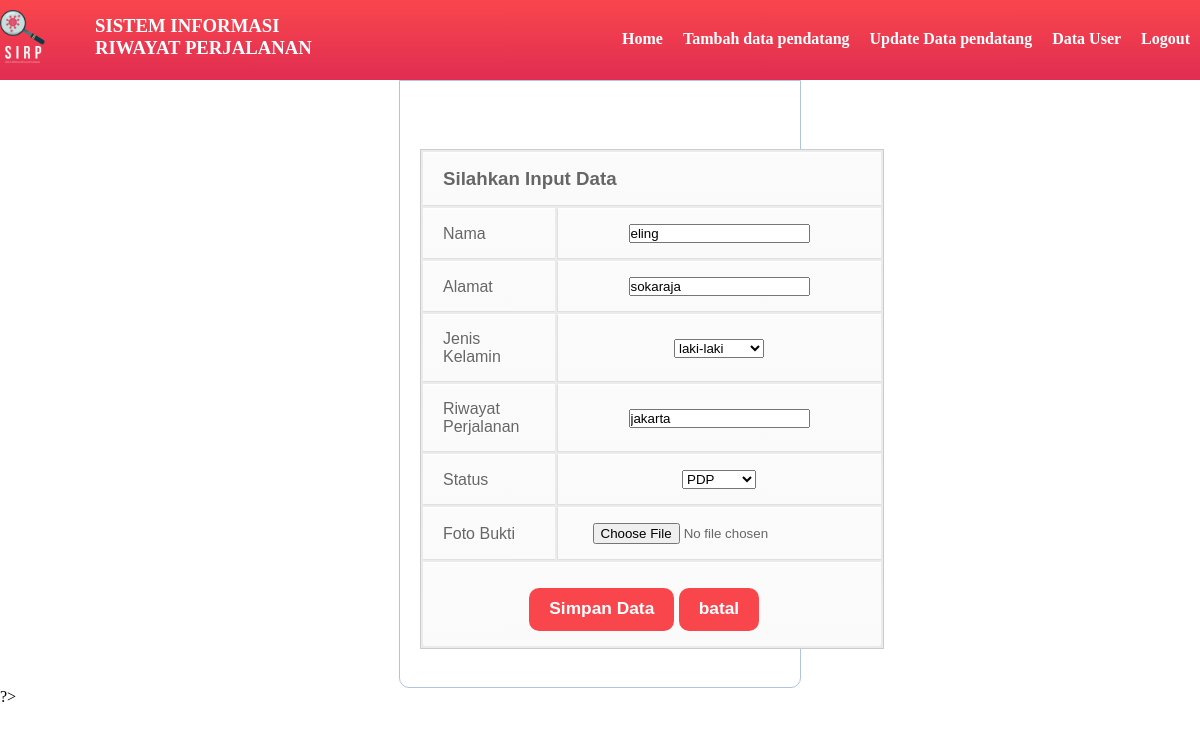
Screenshot of /Admin/update.php?id=1 (signed in) with the database file from the repository.
### tables this page shows
CREATE TABLE `data_riwayat` (
  `id` int(11) NOT NULL,
  `nama` varchar(50) NOT NULL,
  `alamat` varchar(50) NOT NULL,
  `jekel` varchar(20) NOT NULL,
  `riwayat` varchar(50) NOT NULL,
  `status` varchar(20) NOT NULL,
  `foto` varchar(100) NOT NULL
);

### Admin/koneksi.php (called while the page is built, shortened)
<?php $koneksi = new mysqli("localhost","root","","tubes");
function query($query)
{
    global $koneksi;
    $result = mysqli_query($koneksi, $query);
    $rows = [];
    while ($row = mysqli_fetch_assoc($result)) {
        $rows[] = $row;
    }
    return $rows;
}
?>

### Admin/update.php (the view, shortened to what this page needs)
<?php
include 'koneksi.php';
abs((int)$id = $_GET["id"]);
$data = query("SELECT * FROM data_riwayat WHERE id = $id")[0];
?>
<!DOCTYPE html>
<head>
<link rel="stylesheet" type="text/css" href="style.css">
</head>
<body>
<?php
		include 'navbar.php';
		 ?>
    <form action="" method="POST" enctype="multipart/form-data">
		<br>
		<table align="center">
		<tr>
     		<td colspan="2" align="center"><h3>Silahkan Input Data</h3></td>
		</tr>
		<tr>
    		<td>Nama</td>
    		<td><input type="text" name="nama" id="nama" placeholder="" value="<?php echo $data['nama'] ?>"></td>
		</tr>
		<tr>
    		<td>Alamat</td>
    		<td><input type="text" name="alamat" id="alamat" value="<?php echo $data['alamat'] ?>"></td>
		</tr>
		<tr>
    		<td>Jenis Kelamin</td>
    		<td>
			<select name="jekel" >
				<option><?php echo $data['jekel'] ?></option>
			</select>
		</tr>
		<tr>
    		<td>Riwayat Perjalanan</td>
    		<td><input type="text" name="riwayat" value="<?php echo $data['riwayat'] ?>"></td>
		</tr>
		<tr>
    		<td>Status</td>
    		<td>
			<select name="status" >
				<option value="<?php echo $data['status'] ?>"><?php echo $data['status'] ?></option>
			</select>
		</tr>
		<tr>
    		<td>Foto Bukti</td>
    		<td><input type="file" name="foto"></td>
		</tr>
		    <td colspan="2" align="center">
		    <center><button type="submit" name="edit" class="button">Simpan Data</button>
		    <button type="submit" name="batal" class="button">batal</button></center>
		    </td>
		</table>
		<br>
	</form>
	 ?>
</body>

### Admin/style.css (style rules this page uses)
* { margin: 0; padding: 0; list-style: none; text-decoration: none; }
table { font-family: Arial, Helvetica, sans-serif; margin:0 auto; color: #666; margin-top: 30px; text-shadow: 1px 1px 0px #fff; background: #eaebec; border: #ccc 1px solid; }
table tr { text-align: center; padding-left: 20px; }
table td:first-child { text-align: left; padding-left: 20px; border-left: 0; }
table td { padding: 15px 35px; border-top: 1px solid #ffffff; border-bottom: 1px solid #e0e0e0; border-left: 1px solid #e0e0e0; background: #fafafa; background: -webkit-gradient(linear, left top, left bottom, from(#fbfbfb), to(#fafafa)); background: -moz-linear-gradient(top, #fbfbfb, #fafafa); }
table tr:last-child td { border-bottom: 0; }
table tr:last-child td:first-child { -moz-border-radius-bottomleft: 3px; -webkit-border-bottom-left-radius: 3px; border-bottom-left-radius: 3px; }
table tr:last-child td:last-child { -moz-border-radius-bottomright: 3px; -webkit-border-bottom-right-radius: 3px; border-bottom-right-radius: 3px; }
.button { background: #F9464C; border-top: none; border-right: none; border-left: none; border-radius: 5px; padding: 10px 20px; font-size: 13pt; border-bottom:0px solid #454545; margin-top: 10px; color: white; font-weight: bold; border-radius:10px; cursor: pointer; }
.button::after { content: ''; display: block; width: 0px; height: 2px; background-color: #FFFFFF; color: #FFFFFF; transition: width .3s }
form, .content { width: 30%; margin: 0px auto; padding: 20px; border: 1px solid #B0C4DE; background: white; border-radius: 0px 0px 10px 10px; }

### rows the page displays
data_riwayat: nama "eling", alamat "sokaraja", jekel "laki-laki", riwayat "jakarta", status "PDP"
